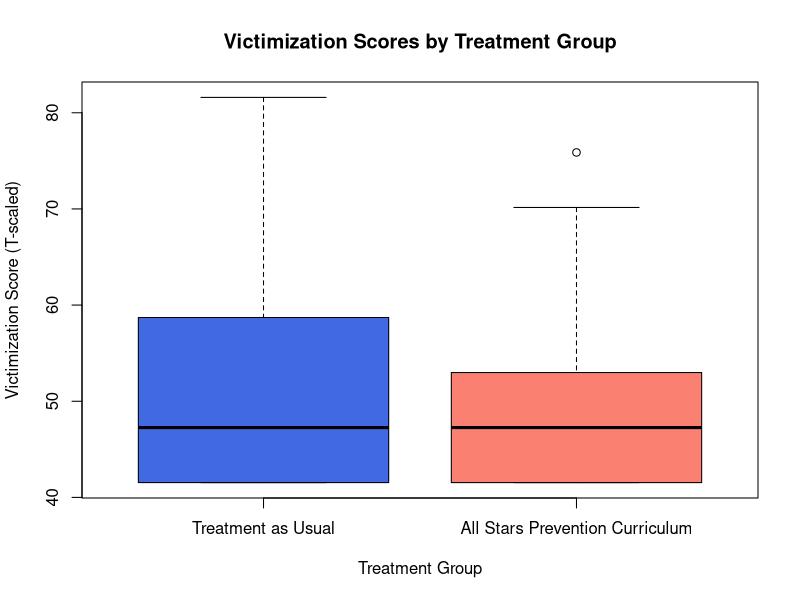

Source code (R):
## ---- chunk 1
# Data credit: David C. Howell
# `no_waiting` is a vector that records the time it took a driver to leave the 
# parking spot if no one was waiting for the driver
no_waiting <- c(36.30, 42.07, 39.97, 39.33, 33.76, 33.91, 39.65, 84.92, 40.70, 39.65,
39.48, 35.38, 75.07, 36.46, 38.73, 33.88, 34.39, 60.52, 53.63, 50.62) # 20 obs

# `waiting` is a vector that records the time it takes a driver to leave if
# someone was waiting on the driver
waiting <- c(49.48, 43.30, 85.97, 46.92, 49.18, 79.30, 47.35, 46.52, 59.68, 42.89,
49.29, 68.69, 41.61, 46.81, 43.75, 46.55, 42.33, 71.48, 78.95, 42.06) # 20 obs

mean(waiting)
mean(no_waiting)
obs_dif <- mean(waiting) - mean(no_waiting) # 9.6845
# obs_dif
## ---- chunk 2
set.seed(1)
wait_time <- c(no_waiting, waiting)
differences <- rep(NA, 10000)
for (i in seq_along(differences)) {
  randomized <- sample(wait_time)
  groupA <- randomized[1:20]
  groupB <- randomized[21:40]
  differences[i] <- mean(groupA) - mean(groupB)
}
summary(differences)
p_value <- mean(differences >= obs_dif) # estimated empirical p-value after 10000 repetitions
cat("Observed differences: ", obs_dif, "\n")
cat("Estimated p-value after 10000 repetitions: ", p_value, "\n")
## ---- chunk 3
t_test <- t.test(no_waiting, waiting, var.equal = TRUE)
t_test
cat("p-value from traditional t-test: ", t_test$p.value, "\n")
cat("p-value from randomization tests: ", p_value, "\n")
## ---- chunk 4
library(ggplot2)
library(dplyr)
school_data <- read.csv("AfterSchool.csv")
# school_data

# ID: ID Number
# Treatment: 0 = treatment as usual; 1 = all stars prevention curriculum
# Aggress(measure of student's aggresion): T-scaled(M=50, SD=10)
# Delinq(Measure of student's delinquent behavior): T-scaled(M=50,SD=10)
# Victim(Measure of victimization): T-scaled(M=50, SD=10)
str(school_data)
# summary(school_data)
boxplot(school_data$Victim ~ school_data$Treatment,
        main = "Victimization Scores by Treatment Group",
        xlab = "Treatment Group",
        ylab = "Victimization Score (T-scaled)",
        names = c("Treatment as Usual", "All Stars Prevention Curriculum"),
        col = c("royalblue", "salmon"))
## ---- chunk 5
treatment <- school_data$Victim[school_data$Treatment == 1] # 169 obs; mean=49.29484; sd = 8.837291
control <- school_data$Victim[school_data$Treatment == 0] # 187 obs; mean=50.5987; sd=10.88845
victim_data <- c(treatment, control) # 356 obs
# length(victim_data)

obs_dif <- mean(control) - mean(treatment) # 1.303856
obs_dif

set.seed(1)
differences <- rep(NA, 10000)
for (i in seq_along(differences)) {
  randomized <- sample(victim_data)
  groupA <- randomized[1:length(control)]
  groupB <- randomized[(length(control) + 1):length(victim_data)]
  differences[i] <- mean(groupA) - mean(groupB)
} # results in p-value of 0.2206

set.seed(1)
for (i in seq_along(differences)) {
  victim_levels <- school_data %>%
    dplyr::select(Victim) %>%
    dplyr::pull()
  randomized <- sample(victim_levels)
  groupA <- randomized[1:187] # control
  groupB <- randomized[188:356] # treatment
  differences[i] <- mean(groupA) - mean(groupB)
} # results in p-value of 0.2227
summary(differences)
p_value <- mean(abs(differences) >= abs(obs_dif)) # estimated empirical p-value after 10000 repetitions
cat("Observed differences: ", obs_dif, "\n")
cat("Estimated p-value after 10000 repetitions: ", p_value, "\n")
## ---- chunk 6
# TRUE = live; FALSE = die
cmt_outcome <- c(rep(TRUE, 6), rep(FALSE, 4)) # CMT: 4 deaths, 6 alive ; mean=0.6 
ecmo_outcome <- c(rep(TRUE, 28), rep(FALSE, 1)) # ECMO: 1 death, 28 alive ; mean =0.9655172

obs_dif <- mean(ecmo_outcome) - mean(cmt_outcome)
obs_dif

outcomes <- c(ecmo_outcome, cmt_outcome)
set.seed(1)
differences <- rep(NA, 10000)
for (i in seq_along(differences)) {
  randomized <- sample(outcomes)
  groupA <- randomized[1:length(ecmo_outcome)]
  groupB <- randomized[(length(ecmo_outcome) + 1):length(outcomes)]
  differences[i] <- mean(groupA) - mean(groupB)
}
summary(differences)
p_value <- mean(differences >= obs_dif)

cat("Observed differences: ", obs_dif, "\n")
cat("Empirical p-value: ", p_value, "\n")
## ---- chunk 7
outcome_table <- matrix(c(28, 1, 6, 4), nrow = 2, byrow = TRUE,
                        dimnames = list(c("Live", "Die"), c("ECMO", "CMT")))
outcome_table
fisher_result <- fisher.test(outcome_table)
fisher_result
cat("Fisher test result p-value: ", fisher_result$p.value, "\n")
## ---- chunk 8
hsb <- read.csv("HSB.csv")
# schtyp: Type of school: 0=Private, 1=Public
# science: Student's science achievement score: T-scaled(M=50,SD=10)
# head(hsb)

public <- hsb$Sci[hsb$Schtyp == 1] # 168 obs
private <- hsb$Sci[hsb$Schtyp == 0] # 32
obs_var_diff <- var(public) - var(private) # 36.89112
obs_var_diff
all_students <- c(public, private) # 200 obs or use hsb$Sci

set.seed(1)
differences <- rep(NA, 10000)
for (i in seq_along(differences)) {
  groupA <- sample(hsb$Sci, length(private), replace = TRUE)
  groupB <- sample(hsb$Sci, length(public), replace = TRUE)
  differences[i] <- var(groupA) - var(groupB)
}
summary(differences)
p_value <- mean(abs(differences) >= abs(obs_var_diff)) # 0.1063

cat("Observed differences in variances: ", obs_var_diff, "\n")
cat("Non-parametric bootstrap with 10000 repetitions empirical p-value: ", p_value, "\n")
## ---- chunk 9
# mean_public <- mean(public)
# sd_public <- sd(public)
# mean_private <- mean(private)
# sd_private <- sd(private)

# Use overall mean and sd for entire dataset not individual public and private mean/sd
m <- mean(hsb$Sci)
s <- sd(hsb$Sci)

set.seed(1)
differences <- rep(NA, 10000)
for (i in seq_along(differences)) {
  groupA <- rnorm(length(private), m, s) # private
  groupB <- rnorm(length(public), m, s) # public
  differences[i] <- var(groupA) - var(groupB)
}
summary(differences)
p_value <- mean(abs(differences) >= abs(obs_var_diff)) # 0.1731

cat("Observed differences in variances: ", obs_var_diff, "\n")
cat("Parametric bootstrap with 10000 repetitions empirical p-value: ", p_value, "\n")
## ---- chunk 10
light <- c(28, 26, 33, 24, 34,-44, 27, 16, 40, -2, 29, 22, 24, 21, 25, 30, 23, 29, 31, 19,
           24, 20, 36, 32, 36, 28, 25, 21, 28, 29, 37, 25, 28, 26, 30, 32, 36, 26, 30, 22, 
           36, 23, 27, 27, 28, 27, 31, 27, 26, 33, 26, 32, 32, 24, 39, 28, 24, 25, 32, 25, 
           29, 27, 28, 29, 16, 23)
## ---- chunk 11
# modern accepted value is 33
observed_mean <- mean(light) # 26.21212
modern_val <- 33
adjustment <- modern_val - observed_mean
centered <- light + adjustment

bootstrap_means <- rep(NA, 10^5)
set.seed(1)
for(i in seq_along(bootstrap_means)) {
  bootstrap_sample <- sample(centered, length(light), replace = TRUE)
  bootstrap_means[i] <- mean(bootstrap_sample)
}
summary(bootstrap_means)
p_value <- mean(abs(bootstrap_means - modern_val) >= abs(observed_mean - modern_val))

cat("Observed mean: ", observed_mean, "\n")
cat("Non-parametric bootstrap with 100,000 repetitions emprical p-value:", p_value, "\n")
## ---- chunk 12
new_light <- light[light >= 0]
new_observed_mean <- mean(new_light) # 27.75
new_adjustment <- modern_val - new_observed_mean
new_centered <- new_light + new_adjustment

new_bootstrap_means <- rep(NA, 10^5)
set.seed(1)
for (i in seq_along(new_bootstrap_means)) {
  new_bootstrap_sample <- sample(new_centered, length(new_light), replace = TRUE)
  new_bootstrap_means[i] <- mean(new_bootstrap_sample)
}
summary(new_bootstrap_means)
p_value <- mean(abs(new_bootstrap_means - modern_val) >= abs(new_observed_mean - modern_val))

cat("New observed mean: ", new_observed_mean, "\n")
cat("Non-parametric bootstrap with 100,000 repetitions empirical p-value:", p_value, "\n")
